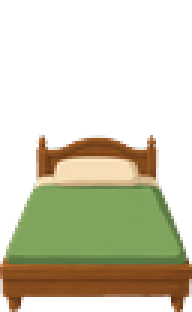
#> input picture images/bed.png, 64 x 104 px (shown 3 times larger); its folder holds only this picture in this run
$ python import_asset.py ../images/bed.png
#> lines starting #> are read from the running program, lines starting #| are printed output that depends on the picture; after the words box and inside, x2 and y2 are one past the last pixel; in counts of white or black regions, pixels touching at a corner belong together
"""Paralation asset importer.

Converts raw ComfyUI furniture generations (1024x1024, object on white
background) into game-ready sprites: background keyed out, cropped,
pixelized to the exact 32px-per-tile sprite size, palette quantized,
anchored bottom-center, saved into Paralation/images/<name>.png.

Usage:
  python import_asset.py <file.png> <assetName>     one file, explicit name
  python import_asset.py <folder>                   batch: names inferred from
                                                    filename prefix, newest file
                                                    per asset wins
"""
import sys
import os
import re
import numpy as np
from scipy import ndimage
from PIL import Image

# logical (16px-scale) sprite sizes from sprites.js defs; output is 2x these
SIZES = {
    'bed': (32, 52), 'nightstand': (16, 22), 'bookshelf': (32, 40),
    'desk': (48, 30), 'chair': (14, 18), 'backpack': (14, 15),
    'rug': (64, 48), 'rug2': (80, 80), 'toilet': (16, 22),
    'sinkP': (16, 24), 'tub': (32, 30), 'bedDouble': (48, 52),
    'dresser': (32, 26), 'plant': (16, 24), 'hallTable': (32, 26),
    'railing': (16, 48), 'couch': (48, 30), 'tvStand': (48, 34),
    'coffeeT': (32, 20), 'counter': (16, 28), 'counterSink': (16, 28),
    'counterNote': (16, 28), 'stove': (16, 28), 'fridge': (16, 34),
    'tableD': (48, 34), 'mat': (32, 12), 'stairsD': (32, 64),
    'stairsU': (32, 64), 'doorF': (32, 26), 'mirrorW': (12, 22),
    'poster': (14, 18), 'windowW': (32, 24), 'photoW': (12, 14),
    # exteriors and garage props (phase 2). Houses are 16x12 tiles, so their
    # output is 512x384 -- by far the largest sprites in the game.
    'houseMatt': (256, 192), 'houseA': (256, 192), 'houseB': (256, 192),
    'houseC': (256, 192), 'houseD': (256, 192), 'houseOpen': (256, 192),
    'tree': (48, 76), 'bush': (22, 20), 'hedge': (16, 18), 'mailbox': (14, 26),
    'fence': (16, 20), 'lamp': (14, 58), 'car': (32, 50), 'trash': (16, 24),
    'hoop': (22, 62), 'weightBench': (32, 26), 'weights': (26, 16),
    'workbench': (48, 30), 'boxes': (24, 26),
    # the village + school (workflows 6-8). PROVISIONAL until their maps are
    # built: footprints may get retuned when the high street is laid out.
    'pubBell': (192, 168), 'pubGoat': (192, 168), 'shopSM': (160, 168),
    'shopOther': (160, 168), 'butcher': (144, 160), 'indian': (160, 168),
    'postOffice': (144, 160), 'changingRooms': (192, 96), 'socialClub': (224, 144),
    'swings': (80, 56), 'seesaw': (64, 32), 'roundabout': (56, 40),
    'goalFootball': (64, 44), 'benchP': (48, 28), 'planter': (32, 24),
    'pillarBox': (16, 36), 'signV': (24, 48), 'binV': (16, 28),
    'posterCat': (16, 22), 'flyerTrip': (16, 22),
    'schoolMain': (384, 208), 'schoolGym': (256, 160), 'schoolGate': (96, 64),
    'flagpole': (16, 80), 'busCoach': (96, 52), 'bikeShed': (96, 56),
    'standSmall': (128, 72),
    'portraitMatt': (48, 48),
}

# Seamless ground/wall textures (art phase 2). NOT keyed -- a texture IS
# background. Square-cropped, downscaled to 256px (= 8x8 game tiles at hi-res),
# and edge-blended so the engine can wrap it without a visible seam.
TEXTURES = {
    'tex-grass', 'tex-road', 'tex-paving', 'tex-wood', 'tex-bath', 'tex-kitchen',
    'tex-wallBlue', 'tex-wallAqua', 'tex-wallRose', 'tex-wallCream',
    'tex-wallWood', 'tex-wallGrey',
}
TEX_SIZE = 256
TEX_BLEND = 20  # px of edge crossfade toward the opposite edge

# Full-frame art, shown whole: cover-cropped to an exact size, never keyed.
FULLFRAME = {'title': (960, 544)}

OUT_DIR = os.path.join(os.path.dirname(os.path.abspath(__file__)), '..', 'images')
# Two-stage keying thresholds (sum-abs RGB distance):
# SEED vs the corner average finds pixels that are unmistakably backdrop; the
# measured backdrop vignette varies by up to ~34, so 60 covers all of it while
# staying far from any object colour. EXPAND is measured against the FITTED
# backdrop surface, so it can be tight too. The old single-pass threshold was
# 180, and the houses proved that wrong: their pale tan siding sits ~130 from
# the pink corner sample, so wherever the outline had a one-pixel gap the fill
# poured through and ate the walls (grass showed through the sprite in game).
SEED_THRESHOLD = 60
EXPAND_THRESHOLD = 45
# Shaded-backdrop test, used during expansion: a drop shadow is the backdrop
# multiplied by a shade factor, so a shadow pixel is close to s*fitted for some
# s. Residual is the L1 distance from that best scalar fit; the s range stops
# bright object colours (cream walls hit s=1.48) from matching. Measured worst
# case on the object side is the open garage mouth at residual 42.
SHADE_RESID = 32
SHADE_RANGE = (0.32, 1.25)
# Assets whose raws light up the backdrop around them (glow). Additive glow is
# neither near the fit nor a scalar shade of it, so those assets key with a
# wide expansion distance instead -- safe exactly because their object colours
# (near-black ironwork, bright warm lantern) are far from any pink.
AGGRESSIVE_KEY = {'lamp'}
AGGRESSIVE_EXPAND = 170
# Opaque islands smaller than this that are separate from the main silhouette
# are leftover backdrop residue (specks, detached shadow smudges), not art.
MIN_ISLAND = 250
# Backdrop-coloured fringe: the generator decorates some sprites with tufts and
# smudges in the backdrop's own pink (grass tufts at house bases, despite the
# prompt). Magenta-family means r > b and b > g by a margin -- a colour the
# objects themselves never use except in LARGE fields (the parents' duvet, the
# pink rug), so only small components touching transparency are removed.
FRINGE_B_MINUS_G = 8
MAX_FRINGE_COMP = 800
# Comic outline: every sprite gets a uniform near-black contour around its
# silhouette (Tim's call, Aug 16 2026: full asset separation from any ground).
# 0 as of the Ghibli era (Tim's call, Aug 16 2026): the comic outline was a
# pixel-art-era device for asset separation; painterly sprites carry their own
# painted edges and the render-side contact shadows do the grounding. The
# outline machinery below stays intact -- set this back to 2 to bring it back.
OUTLINE = 0
OUTLINE_RGBA = (14, 11, 18, 255)
# Distance from the FITTED local background, not from a corner sample. Chosen by
# sweeping: a real pocket IS the backdrop so it sits near zero, while the
# parents' dusty-pink bedding first gets nibbled at 28 and is destroyed at 34.
POCKET_THRESHOLD = 22
MIN_POCKET_AREA = 400  # px in the 1024 raw; below this it is speckle, not a gap


def key_background(im, aggressive=False):
    """Make background pixels transparent, in stages.

    Stage 1, seed: flood from the border over pixels within SEED_THRESHOLD of
    the corner-sampled backdrop colour. Deliberately tight: it only has to
    catch unmistakable backdrop, and a tight limit cannot leak through outline
    gaps into pale walls the way the old single 180 threshold did (that bug ate
    the house siding and let the grass show through the sprites in game).

    Stage 2, expand: fit the backdrop's own gradient (vignette included) from
    the seed pixels, then grow the cleared region into anything that is either
    within EXPAND_THRESHOLD of the fit AT ITS OWN POSITION, or reads as a
    SHADED version of the fit (drop shadows: the backdrop times a scale
    factor). Connectivity still rules: only pixels reachable from the border
    are removed, so interior regions that merely resemble the backdrop (white
    pillows, mirror glass, notes) survive exactly as before.

    Stage 3, pockets: regions fully enclosed by the object -- a chair's
    backrest slot, the gap between table legs -- never connect to the border,
    so they are cleared by fit distance alone, guarded by enclosure and a
    minimum area so genuine object colours are never eaten.

    Stage 4, islands: small opaque fragments disconnected from the main
    silhouette are backdrop residue (specks, detached shadow smudges).
    """
    im = im.convert('RGBA')
    a = np.asarray(im, dtype=np.int16).copy()
    h, w, _ = a.shape
    rgb = a[:, :, :3].astype(np.float64)
    corners = np.stack([a[0, 0, :3], a[0, w - 1, :3],
                        a[h - 1, 0, :3], a[h - 1, w - 1, :3]]).astype(np.float64)
    cavg = corners.mean(axis=0)

    border = np.zeros((h, w), dtype=bool)
    border[0, :] = border[-1, :] = True
    border[:, 0] = border[:, -1] = True
    seedable = np.abs(rgb - cavg).sum(axis=2) < SEED_THRESHOLD
    cleared = ndimage.binary_propagation(border & seedable, mask=seedable)

    est = _bg_surface(a, cleared)
    if est is not None:
        lim = AGGRESSIVE_EXPAND if aggressive else EXPAND_THRESHOLD
        removable = np.abs(rgb - est).sum(axis=2) < lim
        if not aggressive:
            # drop shadows: best scalar s per pixel such that p ~ s * fitted
            denom = (est * est).sum(axis=2)
            s = (rgb * est).sum(axis=2) / np.maximum(denom, 1)
            resid = np.abs(rgb - s[:, :, None] * est).sum(axis=2)
            removable |= ((resid < SHADE_RESID) &
                          (s > SHADE_RANGE[0]) & (s < SHADE_RANGE[1]))
        cleared = ndimage.binary_propagation(cleared, mask=cleared | removable)
    a[:, :, 3][cleared] = 0

    if est is not None:
        d = np.abs(rgb - est).sum(axis=2)
        pocket = (d < POCKET_THRESHOLD) & (a[:, :, 3] > 0)
        # Require pockets to be genuinely ENCLOSED. The flood fill already
        # cleared everything reachable from the border, so a real pocket cannot
        # touch the transparent region. Anything that does is a colour match
        # nibbling the object's outline -- it was eating the edge of the
        # parents' bedding, which is nearly the same pink as the backdrop.
        if pocket.any():
            lab, n = ndimage.label(pocket)
            if n:
                touching = np.unique(lab[ndimage.binary_dilation(a[:, :, 3] == 0) & pocket])
                bad = set(int(v) for v in touching if v > 0)
                # ...and big enough to be a real gap. A chair's backrest slot is
                # thousands of pixels; what was nibbling the bedding was specks.
                sizes = ndimage.sum(pocket, lab, range(1, n + 1))
                bad.update(i + 1 for i, s in enumerate(sizes) if s < MIN_POCKET_AREA)
                if bad:
                    pocket &= ~np.isin(lab, list(bad))
        if pocket.any():
            a[:, :, 3][pocket] = 0

    # stage 4: drop small opaque islands disconnected from the main silhouette
    op = a[:, :, 3] > 0
    lab, n = ndimage.label(op)
    if n > 1:
        sizes = ndimage.sum(op, lab, range(1, n + 1))
        main = sizes.max()
        junk = [i + 1 for i, sz in enumerate(sizes)
                if sz < MIN_ISLAND and sz < 0.05 * main]
        if junk:
            a[:, :, 3][np.isin(lab, junk)] = 0

    # stage 5: small backdrop-coloured (magenta-family) clumps hanging off the
    # silhouette -- pink grass tufts at house bases, edge smudges. Component
    # size protects legitimately pink art: the duvet and the rug are single
    # components tens of thousands of pixels big.
    op = a[:, :, 3] > 0
    fam = op & (a[:, :, 0] > a[:, :, 2]) & (a[:, :, 2] > a[:, :, 1] + FRINGE_B_MINUS_G)
    if fam.any():
        lab, n = ndimage.label(fam)
        if n:
            near_clear = ndimage.binary_dilation(~op)
            touching = set(int(v) for v in np.unique(lab[near_clear & fam]) if v > 0)
            sizes = ndimage.sum(fam, lab, range(1, n + 1))
            junk = [i for i in touching if sizes[i - 1] < MAX_FRINGE_COMP]
            if junk:
                a[:, :, 3][np.isin(lab, junk)] = 0

    return Image.fromarray(a.astype(np.uint8), 'RGBA')


def _bg_surface(a, cleared=None):
    """Least-squares quadratic fit of the backdrop, trained only on pixels
    already proven to be background (the `cleared` mask if given, else the
    transparent pixels). Returns an h*w*3 estimate of what the backdrop looks
    like at every position, vignette included."""
    h, w, _ = a.shape
    if cleared is None:
        cleared = a[:, :, 3] == 0
    ys, xs = np.nonzero(cleared)
    if len(xs) < 256:
        return None
    X, Y = xs / w - 0.5, ys / h - 0.5
    A = np.stack([np.ones_like(X), X, Y, X * X, X * Y, Y * Y], axis=1)
    gy, gx = np.mgrid[0:h, 0:w]
    GX, GY = gx / w - 0.5, gy / h - 0.5
    B = np.stack([np.ones_like(GX), GX, GY, GX * GX, GX * GY, GY * GY], axis=2)
    out = np.zeros((h, w, 3))
    for c in range(3):
        coef, *_ = np.linalg.lstsq(A, a[ys, xs, c].astype(np.float64), rcond=None)
        out[:, :, c] = B @ coef
    return out


def pixelize(im, name, outline=OUTLINE):
    """Cut a keyed generation down to its game sprite.

    Art direction v2 (Ghibli painterly): the downscale is LANCZOS with soft
    alpha, and there is no palette quantize -- smooth painterly gradients are
    the point of the new style. The name 'pixelize' survives from the pixel-art
    era so callers did not have to change. Keying, bottom-centre anchoring and
    the comic outline all behave exactly as before.
    """
    lw, lh = SIZES[name]
    tw, th = lw * 2, lh * 2
    bbox = im.getbbox()
    if bbox is None:
        raise ValueError('image is empty after background removal')
    im = im.crop(bbox)
    cw, ch = im.size
    # leave room for the outward comic outline on all four sides
    f = min((tw - 2 * outline) / cw, (th - 2 * outline) / ch)
    nw, nh = max(1, round(cw * f)), max(1, round(ch * f))

    # Alpha-weighted (premultiplied) downscale, so keyed-out backdrop RGB
    # contributes nothing and edges take their colour only from the object.
    src = np.asarray(im, dtype=np.float64)
    al = src[:, :, 3:4] / 255.0
    prem = np.concatenate([src[:, :, :3] * al, src[:, :, 3:4]], axis=2)
    small = np.asarray(
        Image.fromarray(prem.astype(np.uint8), 'RGBA').resize((nw, nh), Image.LANCZOS),
        dtype=np.float64)
    sa = np.clip(small[:, :, 3:4], 0, 255) / 255.0
    rgb_f = np.divide(small[:, :, :3], np.maximum(sa, 1e-6),
                      out=np.zeros_like(small[:, :, :3]), where=sa > 1e-6)
    # kill sub-visible alpha haze but keep soft anti-aliased edges
    a8 = np.clip(small[:, :, 3:4], 0, 255)
    a8[a8 < 24] = 0
    sprite = Image.fromarray(
        np.concatenate([np.clip(rgb_f, 0, 255), a8], axis=2).astype(np.uint8), 'RGBA')

    out = Image.new('RGBA', (tw, th), (0, 0, 0, 0))
    # furniture sits on the floor: anchor bottom-center, above the outline gap
    out.paste(sprite, ((tw - nw) // 2, th - nh - outline), sprite)
    if outline > 0:
        arr = np.asarray(out).copy()
        # comic contour: dilate the silhouette outward into near-black with a
        # CROSS kernel. Diamond growth chamfers diagonal steps to 45 degrees.
        # The outline overwrites the soft edge band OUTSIDE the solid core, so
        # the line stays clean against any ground.
        cross = np.array([[0, 1, 0], [1, 1, 1], [0, 1, 0]], bool)
        op = arr[:, :, 3] > 128
        ring = ndimage.binary_dilation(op, structure=cross, iterations=outline) & ~op
        arr[ring] = OUTLINE_RGBA
        out = Image.fromarray(arr)
    return out


# [24 lines left out: functions import_texture, import_fullframe, not called in this run]


def import_one(path, name):
    if name in TEXTURES:
        out = import_texture(path, name)
    elif name in FULLFRAME:
        out = import_fullframe(path, FULLFRAME[name])
    elif name in SIZES:
        im = key_background(Image.open(path), aggressive=name in AGGRESSIVE_KEY)
        out = pixelize(im, name)
    else:
        print('  SKIP %s: unknown asset name %r' % (os.path.basename(path), name))
        return False
    os.makedirs(OUT_DIR, exist_ok=True)
    dest = os.path.join(OUT_DIR, name + '.png')
    out.save(dest)
    print('  OK %s -> %s (%dx%d)' % (os.path.basename(path), dest, out.width, out.height))
    return True


def infer_name(filename):
    """ComfyUI names outputs like bed_00003_.png; take the part before the
    first _NNNNN counter group."""
    stem = os.path.splitext(os.path.basename(filename))[0]
    m = re.match(r'(.+?)_\d{3,}_?$', stem)
    return m.group(1) if m else stem


def main():
    args = sys.argv[1:]
    if not args:
        print(__doc__)
        sys.exit(1)
    target = args[0]
    if os.path.isdir(target):
        newest = {}
        for fn in os.listdir(target):
            if not fn.lower().endswith('.png'):
                continue
            name = infer_name(fn)
            full = os.path.join(target, fn)
            if name not in newest or os.path.getmtime(full) > os.path.getmtime(newest[name]):
                newest[name] = full
        if not newest:
            print('no .png files found in ' + target)
            sys.exit(1)
        done, failed = 0, 0
        for name, full in sorted(newest.items()):
            try:
                done += import_one(full, name)
            except Exception as e:
                failed += 1
                print('  FAIL %s (%s): %s' % (os.path.basename(full), name, e))
        print('imported %d asset(s) into %s%s' % (
            done, os.path.abspath(OUT_DIR),
            ', %d failed' % failed if failed else ''))
        if failed:
            sys.exit(1)
    else:
        name = args[1] if len(args) > 1 else infer_name(target)
        try:
            import_one(target, name)
#> in key_background, im is the input picture: PIL image 64x104 RGBA; mean R, G, B, A 56.9, 53.8, 30.9, 101.6
#> in key_background, `rgb = a[:, :, :3].astype(np.float64)`:
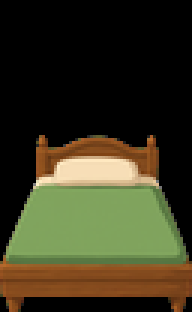
#> rgb: shape (104, 64, 3) float64 (shown 3 times larger); mean R, G, B 56.9, 53.8, 30.9
#> in key_background, `corners = np.stack([a[0, 0, :3], a[0, w - 1, :3], a[h - 1, 0, :3], a[h..`: corners = [[0, 0, 0], [0, 0, 0], [0, 0, 0], [0, 0, 0]]
#> in key_background, `cavg = corners.mean(axis=0)`: cavg = [0, 0, 0]
#> in key_background, `seedable = np.abs(rgb - cavg).sum(axis=2) < SEED_THRESHOLD`:
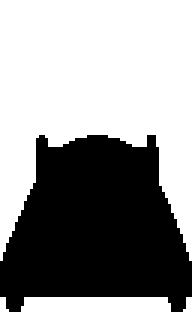
#> seedable: shape (104, 64) bool (shown 3 times larger); 58.2% white; 1 black region, box (x1, y1, x2, y2) and area: (0, 45, 64, 104) 2780
#> in _bg_surface, `ys, xs = np.nonzero(cleared)`: ys = 3876 values from 0 to 103; xs = 3876 values, max 63 at index 63, min 0 at index 0, mean 31.38
#> in _bg_surface, `X, Y = xs / w - 0.5, ys / h - 0.5`: X = 3876 values, max 0.484 at index 63, min -0.5 at index 0, mean -0.00962; Y = 3876 values from -0.5 to 0.49
#> in key_background, `resid = np.abs(rgb - s[:, :, None] * est).sum(axis=2)`:
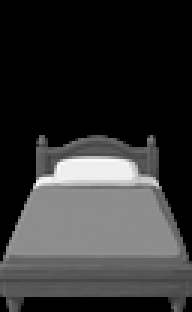
#> resid: shape (104, 64) float64 (shown 3 times larger); min 0, max 695, mean 141.5; drawn with min black and max white
#> in key_background, `lab, n = ndimage.label(op)`: n = 1
#> in pixelize, `bbox = im.getbbox()`: bbox = (0, 45, 64, 104)
#> in pixelize, `im = im.crop(bbox)`:
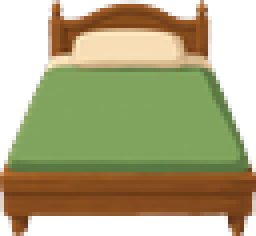
#> im: PIL image 64x59 RGBA (shown 4 times larger); mean R, G, B, A 100.3, 94.8, 54.4, 179.1; transparent parts drawn white
#> in pixelize, `al = src[:, :, 3:4] / 255.0`:
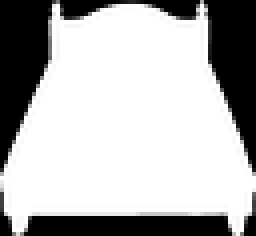
#> al: shape (59, 64, 1) float64 (shown 4 times larger); min 0, max 1, mean 0.702
#> in pixelize, `prem = np.concatenate([src[:, :, :3] * al, src[:, :, 3:4]], axis=2)`:
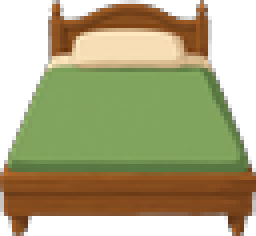
#> prem: shape (59, 64, 4) float64 (shown 4 times larger); mean R, G, B, A 97, 92.3, 53, 179.1; transparent parts drawn white
#> in pixelize, `rgb_f = np.divide(small[:, :, :3], np.maximum(sa, 1e-6), out=np.zeros_..`:
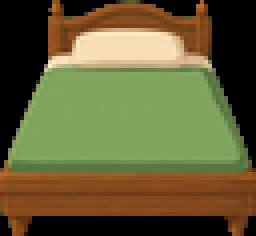
#> rgb_f: shape (59, 64, 3) float64 (shown 4 times larger); mean R, G, B 99.9, 94.5, 54.1
#|   OK bed.png -> comfy/../images/bed.png (64x104)
        except Exception as e:
            print('  FAIL %s (%s): %s' % (os.path.basename(target), name, e))
            sys.exit(1)


if __name__ == '__main__':
    main()
